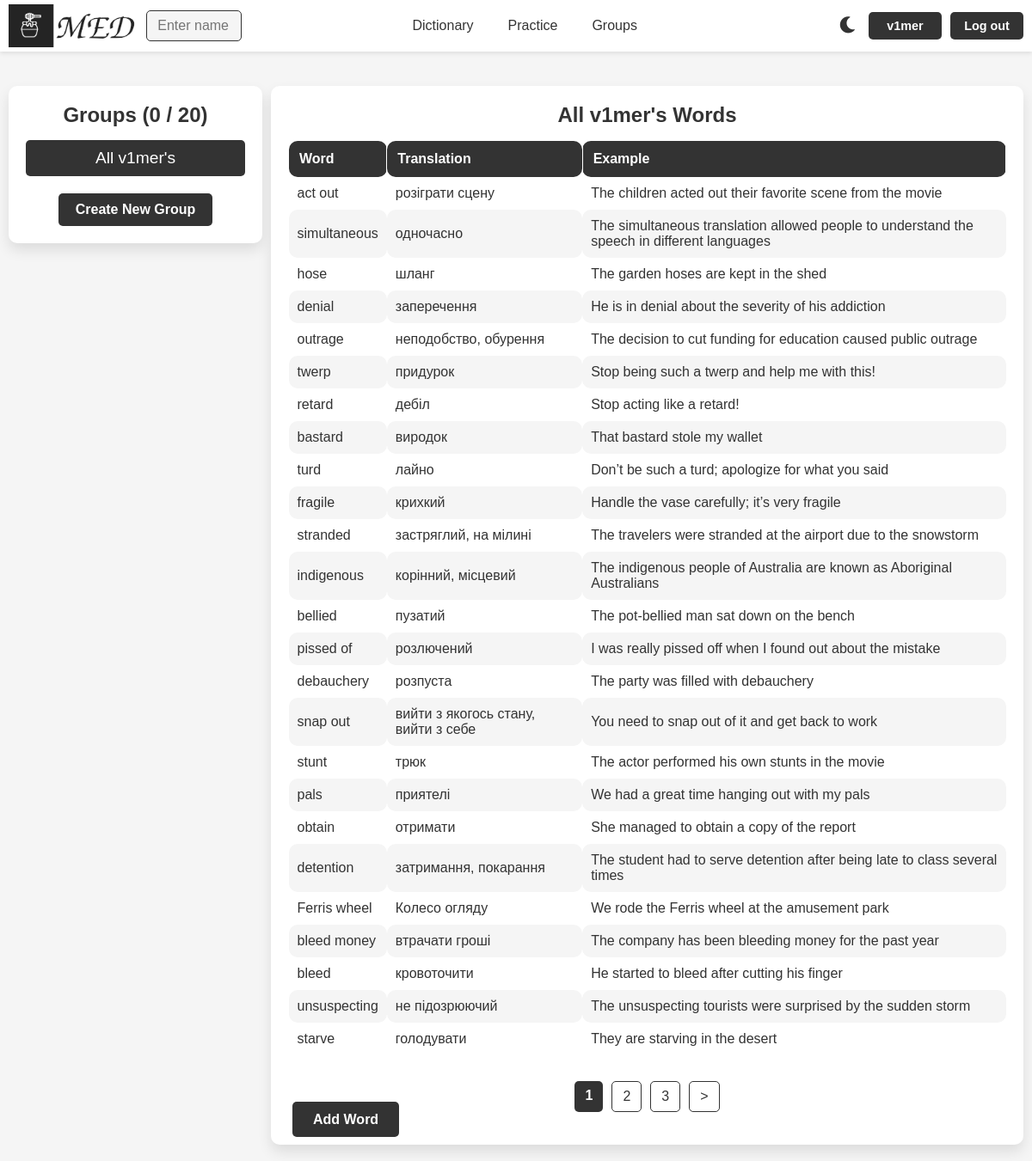
The app's page /groups/11/ (signed in), older data.
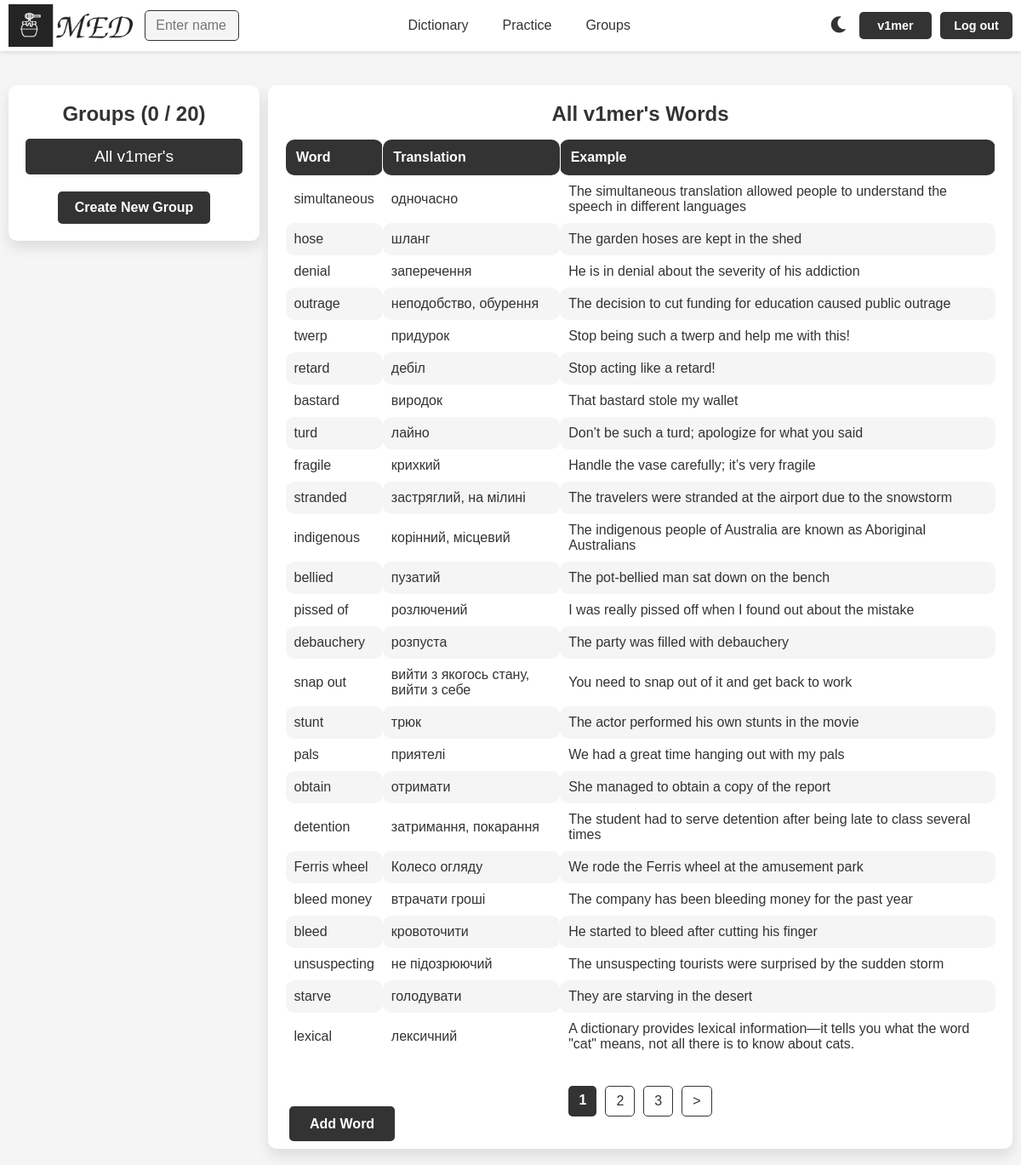
The same page, newer data.
### med/models.py (models this page shows, shortened)
class WordGroup(models.Model):
    name = models.CharField(max_length=100)
    words = models.ManyToManyField(Word, blank=True)
    user = models.ForeignKey(User, on_delete=models.CASCADE)
    is_main = models.BooleanField(verbose_name='main', default=False)
    uses_users = models.ManyToManyField(User, blank=True, related_name='uses_of_group')
    class Meta:
        ordering = ['name']
        indexes = [
            models.Index(fields=['name'])
        ]

class Word(models.Model):
    TYPE_CHOICES = [
        ('noun', 'Noun'),
        ('verb', 'Verb'),
        ('adjective', 'Adjective'),
        ('adverb', 'Adverb'),
        ('pronoun', 'Pronoun'),
        ('phrasal verb', 'Phrasal verb'),
        ('other', 'Other')
    ]
    word = models.CharField(max_length=100)
    translation = models.CharField(max_length=100)
    example = models.TextField(blank=True)
    time_create = models.DateTimeField(auto_now_add=True)
    time_update = models.DateTimeField(auto_now=True)
    user = models.ForeignKey(User, on_delete=models.CASCADE)
    is_favourite = models.BooleanField(default=False)
    word_type = models.CharField(max_length=20, choices=TYPE_CHOICES, default='other')
    class Meta:
        ordering = ['-time_create', 'word']
        indexes = [
            models.Index(fields=['-time_create'])
        ]

### med/views.py (the view, shortened to what this page needs)
# urls.py: path('groups/<int:group_id>/', views.GroupWordsView.as_view(), name='group_words'),
class GroupWordsView(BaseGroupView):
    model = Word
    context_object_name = 'words'
    paginate_by = 25
    def dispatch(self, request, *args, **kwargs):
        group_id = self.kwargs.get('group_id')
        group = get_object_or_404(WordGroup, id=group_id)
        if request.user != group.user and request.user not in group.uses_users.all():
            return HttpResponseRedirect(reverse('groups'))
        return super().dispatch(request, *args, **kwargs)
    def get_context_data(self, **kwargs):
        context = self.get_common_context(**kwargs)
        group_id = self.kwargs.get('group_id')
        group = get_object_or_404(WordGroup, id=group_id)
        is_my_group = group.user == self.request.user
        context.update({
            'is_my_group': is_my_group,
            'is_uses': not is_my_group and group.uses_users.filter(id=self.request.user.id).exists(),
            'title': "Groups",
            'title1': f"{group.name} Words ({group.user.username})" if not is_my_group else f"{group.name} Words",
            'is_main': group.is_main,
            'group_id': group_id,
            'is_group': True,
            'words_f_g': True,
        })
        return context
    def get_queryset(self):
        group_id = self.kwargs.get('group_id')
        group = get_object_or_404(WordGroup, id=group_id)
        return group.words.all()

### med/views.py (called while the page is built)
    def get_common_context(self, **kwargs):
        context = super().get_context_data(**kwargs)
        context['groups'] = WordGroup.objects.filter(user=self.request.user).order_by('-is_main', 'name')
        context['used_groups'] = WordGroup.objects.filter(uses_users=self.request.user)
        context['len_groups'] = max(context['groups'].count() + context['used_groups'].count() - 1, 0)
        context['max_group_count'] = MAX_GROUP_COUNT if self.request.user.username != 'grouper' else 100
        return context

### med/templates/med/groups.html (shortened to what this page needs)
{% extends "base.html" %}
{% load static %}
{% block content %}
<div class="group-container">
    <div class="group-list">
        <h2>{{ title }} ({{ len_groups }} / {{ max_group_count }}) </h2>
        <div class="group-blocks">
            {% for group in groups %}
            {% if group.id == group_id %}
                <div class="group-block group-block-selected">
                    <p>{{ group.name }}</p>
                </div>
            {% else %}
                <a href="{% url 'group_words' group.id %}">
                    <div class="group-block">
                        <p>{{ group.name }}</p>
                    </div>
                </a>
            {% endif %}
            {% endfor %}
        </div>
        {% if len_groups < max_group_count %}
            <a href="{% url 'create_group' %}" class="buttons">Create New Group</a>
        {% endif %}
    </div>
    <div class="word-list-container">
        <h2>{{ title1 }}</h2>
        {% if is_group %}
        {% if words %}
            <table class="word_table group-table">
                <thead>
                    <tr>
                        <th>Word</th>
                        <th>Translation</th>
                        <th>Example</th>
                    </tr>
                </thead>
                <tbody>
                    {% for word in words %}
                        <tr>
                            <td>{{ word.word }}</td>
                            <td>{{ word.translation }}</td>
                            <td>{{ word.example }}</td>
                        </tr>
                    {% endfor %}
                </tbody>
            </table>
        {% else %}
            <p>No words in this group.</p>
        {% endif %}
        {% endif %}
        {% if is_group %}
        {% if paginator.num_pages > 1 %}
        <nav class="list-pages">
            <ul>
                {% for p in paginator.page_range %}
                    {% if page_obj.number == p %}
                    <li class="page-num page-num-selected">{{ p }}</li>
                    {% elif p >= page_obj.number|add:-2 and p <= page_obj.number|add:2 %}
                    <li class="page-num"><a href="?page={{ p }}">{{ p }}</a></li>
                    {% endif %}
                {% endfor %}
                {% if page_obj.has_next %}
                <li class="page-num">
                    <a href="?page={{ page_obj.next_page_number }}">&gt;</a>
                </li>
                {% endif %}
            </ul>
        </nav>
        {% endif %}
        {% if not is_uses %}
        <div class="buttons groups-buttons">
            <div class="add_word">
                {% if is_main %}
                <a href="{% url 'addword' %}" class="add-word-button">Add Word</a>
                {% else %}
                <a href="{% url 'words' request.user.username %}" class="add-word-button">Add Word</a>
                <a href="#" class="add-word-button" onclick="deleteSelectedWords(); return false;">Delete Selected</a>
                {% endif %}
            </div>
        </div>
        {% endif %}
        </div>
        {% endif %}
    </div>
</div>
{% endblock %}

### templates/base.html (shortened to what this page needs)
{% load static %}
<!DOCTYPE html>
<html lang="en">
<head>
    <link rel="stylesheet" type="text/css" href="{% static 'med/css/styles.css' %}">
    <link rel="stylesheet" href="https://cdnjs.cloudflare.com/ajax/libs/font-awesome/5.15.4/css/all.min.css">
</head>
<body>
<header>
    {% if user.is_authenticated %}
    <div class="logo_container">
        {% if is_profile or is_dict %}
            {% if is_my_profile or is_my_dict %}
                <a href="{% url 'profile' user.username %}">
                    <img id="logo_img" src="{% static 'med/img/base/light_logo.png' %}"
                         data-light-src="{% static 'med/img/base/light_logo.png' %}"
                         data-dark-src="{% static 'med/img/base/dark_logo.png' %}" alt="MED Logo">
                </a>
            {% else %}
                <a href="{% url 'profile' logged_user.username %}">
                    <img id="logo_img" src="{% static 'med/img/base/light_logo.png' %}"
                         data-light-src="{% static 'med/img/base/light_logo.png' %}"
                         data-dark-src="{% static 'med/img/base/dark_logo.png' %}" alt="MED Logo">
                </a>
            {% endif %}
        {% else %}
            <a href="{% url 'profile' user.username %}">
                <img id="logo_img" src="{% static 'med/img/base/light_logo.png' %}"
                     data-light-src="{% static 'med/img/base/light_logo.png' %}"
                     data-dark-src="{% static 'med/img/base/dark_logo.png' %}" alt="MED Logo">
            </a>
        {% endif %}
    </div>
    {% else %}
    <div class="logo_container">
        <a href="{% url 'home' %}"><img id="logo_img" src="{% static 'med/img/base/light_logo.png' %}" data-light-src="{% static 'med/img/base/light_logo.png' %}" data-dark-src="{% static 'med/img/base/dark_logo.png' %}" alt="MED Logo"></a>
    </div>
    {% endif %}
    <nav class="nav-items" id="nav-items">
            {% if user.is_authenticated %}
                <div class="nav-left">
                {% if not is_search %}
                <form method="get" action="{% url 'user_search' %}" class="search-form">
                    <input type="text" name="q" placeholder="Enter name" required class="search-input">
                </form>
                {% endif %}
                </div>
        <div class="nav-center">
                {% if is_my_dict %}
                <a href="{% url 'words' user.username %}">Dictionary</a>
                {% else %}
                <a href="{% url 'words' request.user.username %}">Dictionary</a>
                {% endif %}
                <a href="{% url 'practice' %}">Practice</a>
                <a href="{% url 'groups' %}">Groups</a>
            {% else %}
            <div class="nav-left"></div>
            <div class="nav-center">
                <a href="{% url 'login' %}">Dictionary</a>
                <a href="{% url 'login' %}">Practice</a>
                <a href="{% url 'login' %}">Groups</a>
                {% endif %}
            </div>
        {% if request.user.is_authenticated %}
        <div class="buttons">
            <a id="theme-toggle-dark" class="no-style"><i class="fas fa-moon"></i></a>
            {% if is_profile or is_dict %}
                {% if is_my_profile or is_my_dict %}
                <a href="{% url 'profile' user.username %}">{{request.user.username}}</a>
                {% else %}
                <a href="{% url 'profile' logged_user.username %}">{{request.user.username}}</a>
                {% endif %}
            {% else %}
                <a href="{% url 'profile' user.username %}">{{request.user.username}}</a>
            {% endif %}
            <a href="{% url 'logout' %}">Log out</a>
        </div>
        {% else %}
        <div class="buttons">
            <a href="{% url 'login' %}">Log in</a>
            <a href="{% url 'register' %}">Register</a>
        </div>
        {% endif %}
    </nav>
</header>
<div class="container">
    {% block content %}
    {% endblock %}
</body>
</html>

Row changes from the older to the newer data that the page shows:
removed Word: word "act out", translation "розіграти сцену", example "The children acted out their favorite scene from the movie"
now on this page (row unchanged): Word: word "lexical", translation "лексичний", example "A dictionary provides lexical information—it tells you what the word \"cat\" means, not all there is to know about cats."
